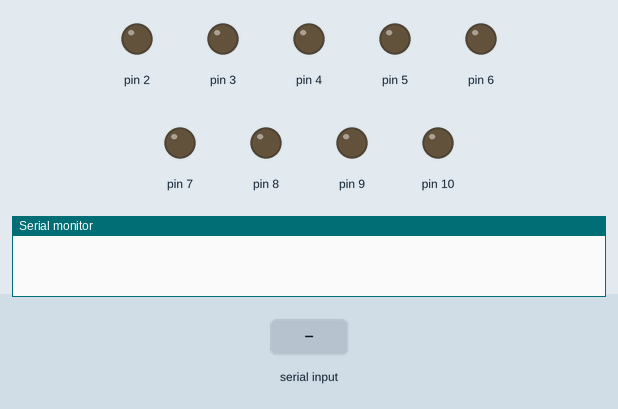
Bench run of a sketch on a simulated Arduino Uno, built with avr-gcc and run on an emulated ATmega328P. Parts: output pins drawn as LEDs (lit = HIGH), the last lines printed to the serial monitor. Inputs (shaded band) come from the test bench.

Above: at 1.2 s.
1.3 s: "1" received over Serial
At 2.5 s:
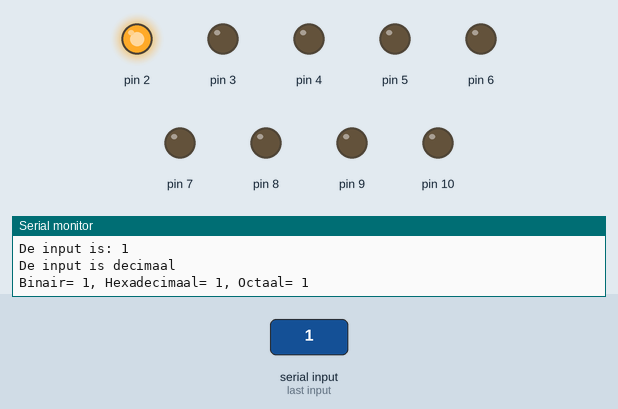
2.8 s: "30,150\n" received over Serial
At 3.3 s:
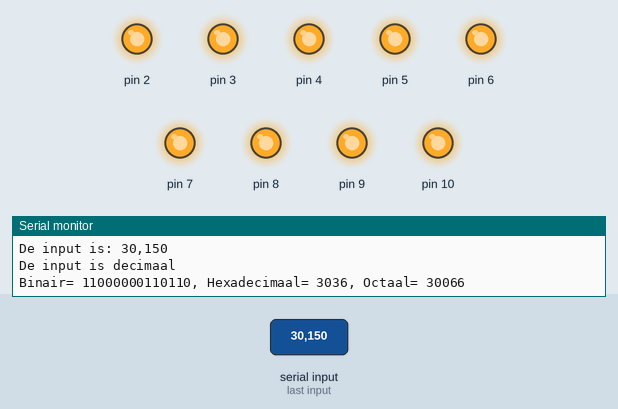
4.4 s: "0" received over Serial
At 4.9 s:
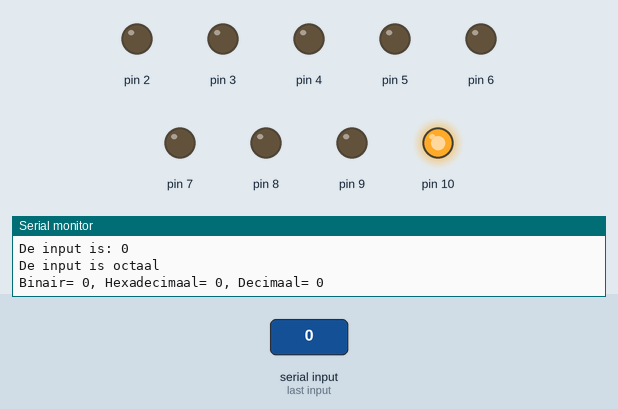
5.9 s: "5\n" received over Serial
At 6.6 s:
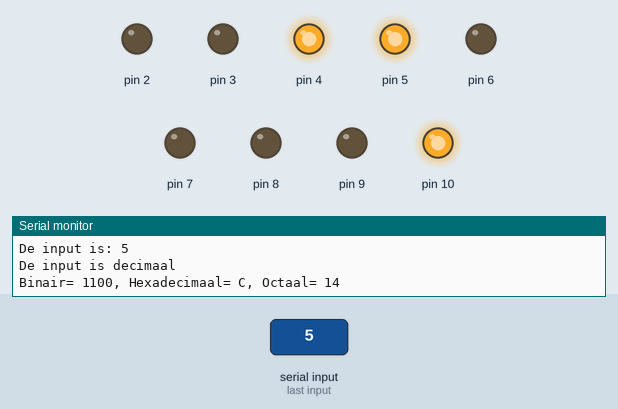
7.4 s: "x" received over Serial
At 8.6 s:
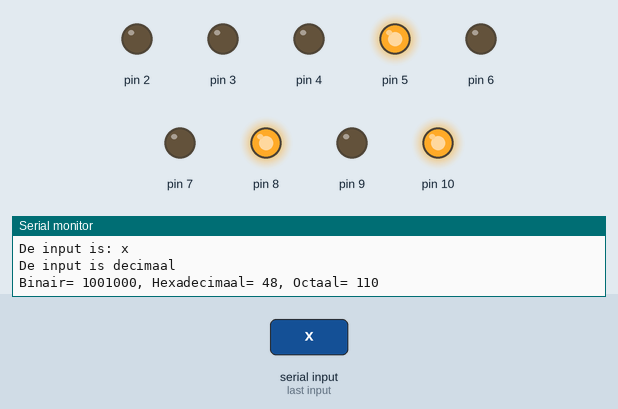
8.9 s: "o" received over Serial
At 9.8 s:
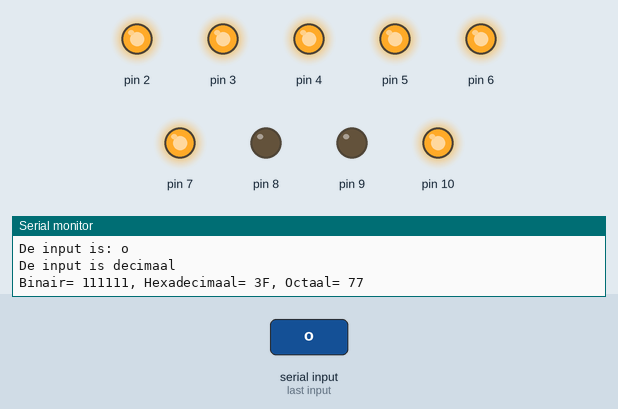
Timing chart, 0 to 11.4 s (numbered marks = the images above; inputs shaded):
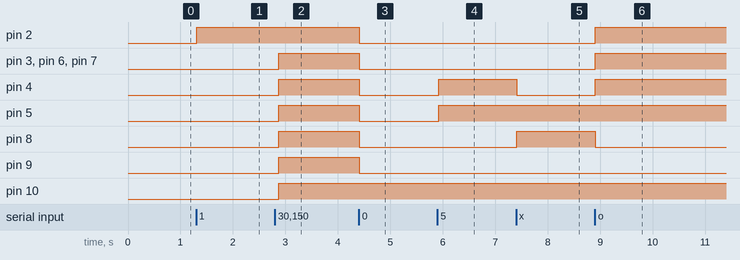

Measured:
- after the input at 1.3 s, pin 2: LOW → HIGH at once
- after the input at 2.8 s, pin 3–10: LOW → HIGH after 0.07 s
- after the input at 4.4 s, pin 2–9: HIGH → LOW at once
- after the input at 5.9 s, pin 4, pin 5: LOW → HIGH at once
- after the input at 7.4 s, pin 4: HIGH → LOW at once; pin 8: LOW → HIGH at once
- after the input at 8.9 s, pin 2–4, pin 6, pin 7: LOW → HIGH at once; pin 8: HIGH → LOW at once

The sketch:

Rekenmachine.ino
```cpp
char inData[20]; //Ik ben van plan eerst een array van characters te maken van alles wat wordt ingetypt in de Serial (ik ben er namelijk achter gekomen dat de Serial er anders hele rare dingen van maakt)
char inChar;
byte index = 0;
boolean isNietLeeggemaakt = false;
boolean moetNogPrinten = false;

void setup(){
  Serial.begin(9600);

  for(int i = 2; i<=10; i++){
    pinMode(i, OUTPUT);
  }

  maakLeeg();
}

void loop()
{

  while(Serial.available() > 0)//Hoeveel characters er ingetypt zijn
  {
    delay(10); //Deze delay blijkt belangrijk te zijn!! Anders leest die niet alles in een keer (rare arduino).
    if(isNietLeeggemaakt){
      maakLeeg();
      isNietLeeggemaakt=false;
    }

    if(index < 19) //Sorry voor alle getallen in de code: heb nog geen tijd gehad om het op te ruimen
    {
      inChar = Serial.read();
      inData[index] = inChar;
      index++;
      inData[index] = '\0'; //Als ik dit niet doe gaat het programma rare tekens aan de array toevoegen. Vandaar /0 op de index 1 na de zojuist ingevoegde!!
      moetNogPrinten=true;
    }

  }

  if(Serial.available() == 0){
    isNietLeeggemaakt=true;
    if(moetNogPrinten){
      Serial.print("De input is: ");
      Serial.println(inData);
      allesLaag();
      checkBinair();//Alle datatypen checken
      checkDecimaal();
      checkOctaal();
      checkHexadecimaal();
      checkHallo();//We moeten wel beleefd blijven
      moetNogPrinten=false;
    }
  }
}

void maakLeeg(){
  for(int i = 0; i<20; i++){
    inData[i]=' ';
  }
  index=0;
}

void checkBinair(){
  if(inData[0]=='B'){
    Serial.println("De input is binair");
    long totaal=0;
    int teller=0;
    int index;

    for(int i =1; i<20; i++){
      if(inData[int(i)]=='0' || inData[int(i)]=='1'){
      }
      else {
        index=i-1;
        i+=20;
      }
    }

    for(int i = index; i>=1; i=i-1){
      if(inData[i]=='1'){
        totaal=round(totaal+werkendepow(2,teller));
      }
      teller++;
    }

    visualize(totaal);

    Serial.print("Decimaal= ");
    Serial.print(totaal);
    Serial.print(", Hexadecimaal= ");
    Serial.print(totaal,HEX);
    Serial.print(", Octaal= ");
    Serial.println(totaal,OCT);
  }
}

void checkDecimaal(){
  if(inData[0]!='0' && inData[0]!='B' && inData[0]!='h'){
    Serial.println("De input is decimaal");

    int totaal = verkrijgDecimaal();

    visualize(totaal);

    Serial.print("Binair= ");
    Serial.print(totaal, BIN);
    Serial.print(", Hexadecimaal= ");
    Serial.print(totaal, HEX);
    Serial.print(", Octaal= ");
    Serial.println(totaal, OCT);
  }
}

void checkOctaal(){
  if(inData[0]=='0' && inData[1]!='x'){
    Serial.println("De input is octaal");

    int totaal = verkrijgDecimaal();

    int decimaal=0;
    int i=0;
    int bereken;
    while (totaal!=0)
    {
      bereken = totaal%10;
      totaal/=10;
      decimaal += bereken*werkendepow(8,i);
      i++;
    }

    visualize(decimaal);

    Serial.print("Binair= ");
    Serial.print(decimaal, BIN);
    Serial.print(", Hexadecimaal= ");
    Serial.print(decimaal, HEX);
    Serial.print(", Decimaal= ");
    Serial.println(decimaal);
  }
}

int verkrijgDecimaal(){
  int totaal=0;
  int teller=0;
  int index;

  for(int i =0; i<20; i++){
    if(inData[int(i)]!=' '){
    }
    else {
      index=i-2;
      i+=20;
    }
  }

  for(int i = index; i>=0; i=i-1){
    int data = inData[i]-'0';
    totaal=totaal+data*round(werkendepow(10,teller));
    teller++;
  }
  return totaal;
}

void checkHexadecimaal(){
  if(inData[0]=='0' && inData[1]=='x'){
    Serial.println("De input is hexadecimaal");
    int charStringLengte;
    int totaal=0;
    for(charStringLengte=0; inData[charStringLengte]!='\0'; ++charStringLengte);
    for(int i=0; inData[i]!='\0'; ++i, --charStringLengte)
    {
      if(inData[i]>='0' && inData[i]<='9'){
        totaal+=(inData[i]-'0')*werkendepow(16,charStringLengte-1);
      }
      if(inData[i]>='A' && inData[i]<='F'){
        totaal+=(inData[i]-55)*werkendepow(16,charStringLengte-1);
      }
      if(inData[i]>='a' && inData[i]<='f'){
        totaal+=(inData[i]-87)*werkendepow(16,charStringLengte-1);
      }
    }

    visualize(totaal);

    Serial.print("Binair= ");
    Serial.print(totaal, BIN);
    Serial.print(", Octaal= ");
    Serial.print(totaal, OCT);
    Serial.print(", Decimaal= ");
    Serial.println(totaal);
  }
}

void checkHallo(){
  if(inData[0]=='h' && inData[1]=='o' && inData[2]=='i'){
    Serial.println("Goedendag :)");
    delay(500);
    Serial.println("Hoe gaat die ermee?");
  }
}

void visualize(int nummer){
  long totaal=0;
  int index=8;
  unsigned int bin=0;

  for(int i = 8; i>=0; i=i-1){
    if((nummer-werkendepow(2,i))>=0){
      digitalWrite(i+2,HIGH);
      nummer=nummer-werkendepow(2,i);
        //bin=bin+werkendepow(10,i);
      //Serial.println(bin);
    }
  }
  //Serial.println(bin);
}

int werkendepow(int grondtal, int exponent){
  int resultaat =1;
  for(int i = 1; i <=exponent; i++){
    resultaat= resultaat*grondtal;
  }
  return resultaat;
}

void allesLaag(){
  for(int i = 2; i<10; i++){
    digitalWrite(i,LOW);
  }
}
```
